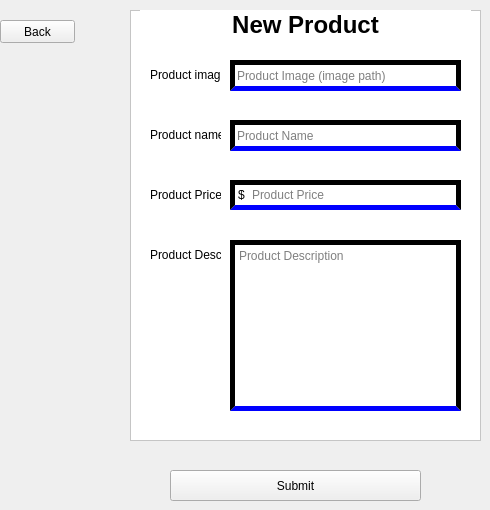
       <widget class="QWidget" name="page_3">
        <widget class="QPushButton" name="create_store_submit_button">
         <property name="geometry">
          <rect>
           <x>170</x>
           <y>470</y>
           <width>251</width>
           <height>31</height>
          </rect>
         </property>
         <property name="styleSheet">
          <string notr="true">
QPushButton {
                
	background-color: blue;
                border: none;
                border-radius: 5px;

				color: white
            }
QPushButton:hover {
                background-color: gray;
            };
</string>
         </property>
         <property name="text">
          <string>Submit</string>
         </property>
        </widget>
        <widget class="QFrame" name="frame_3">
         <property name="geometry">
          <rect>
           <x>130</x>
           <y>10</y>
           <width>351</width>
           <height>431</height>
          </rect>
         </property>
         <property name="styleSheet">
          <string notr="true">background-color: rgb(255, 255, 255);</string>
         </property>
         <property name="frameShape">
          <enum>QFrame::StyledPanel</enum>
         </property>
         <property name="frameShadow">
          <enum>QFrame::Raised</enum>
         </property>
         <widget class="QLineEdit" name="mall_name_edit_2">
          <property name="geometry">
           <rect>
            <x>100</x>
            <y>110</y>
            <width>231</width>
            <height>31</height>
           </rect>
          </property>
          <property name="styleSheet">
           <string notr="true">font: 8pt &quot;CentSchbkCyrill BT&quot;;
text-decoration: none;
border: 5px solid;
border-bottom-color: blue</string>
          </property>
          <property name="text">
           <string/>
          </property>
          <property name="placeholderText">
           <string>Product Name</string>
          </property>
          <property name="clearButtonEnabled">
           <bool>true</bool>
          </property>
         </widget>
         <widget class="QLabel" name="fill_in_details_label_2">
          <property name="geometry">
           <rect>
            <x>10</x>
            <y>0</y>
            <width>331</width>
            <height>31</height>
           </rect>
          </property>
          <property name="styleSheet">
           <string notr="true">border: none</string>
          </property>
          <property name="text">
           <string>&lt;html&gt;&lt;head/&gt;&lt;body&gt;&lt;p&gt;&lt;span style=&quot; font-size:18pt; font-weight:600;&quot;&gt;New Product&lt;/span&gt;&lt;/p&gt;&lt;/body&gt;&lt;/html&gt;</string>
          </property>
          <property name="alignment">
           <set>Qt::AlignCenter</set>
          </property>
         </widget>
         <widget class="QLabel" name="mall_name_label_2">
          <property name="geometry">
           <rect>
            <x>20</x>
            <y>110</y>
            <width>71</width>
            <height>31</height>
           </rect>
          </property>
          <property name="styleSheet">
           <string notr="true">border: none</string>
          </property>
          <property name="text">
           <string>&lt;html&gt;&lt;head/&gt;&lt;body&gt;&lt;p align=&quot;center&quot;&gt;Product name:&lt;/p&gt;&lt;/body&gt;&lt;/html&gt;</string>
          </property>
         </widget>
         <widget class="QLabel" name="mall_address_label_2">
          <property name="geometry">
           <rect>
            <x>20</x>
            <y>170</y>
            <width>71</width>
            <height>31</height>
           </rect>
          </property>
          <property name="styleSheet">
           <string notr="true">border: none</string>
          </property>
          <property name="text">
           <string>&lt;html&gt;&lt;head/&gt;&lt;body&gt;&lt;p align=&quot;center&quot;&gt;Product Price:&lt;/p&gt;&lt;/body&gt;&lt;/html&gt;</string>
          </property>
         </widget>
         <widget class="QLabel" name="mall_owner_label_2">
          <property name="geometry">
           <rect>
            <x>20</x>
            <y>50</y>
            <width>71</width>
            <height>31</height>
           </rect>
          </property>
          <property name="styleSheet">
           <string notr="true">border: none</string>
          </property>
          <property name="text">
           <string>&lt;html&gt;&lt;head/&gt;&lt;body&gt;&lt;p align=&quot;center&quot;&gt;Product image:&lt;/p&gt;&lt;/body&gt;&lt;/html&gt;</string>
          </property>
         </widget>
         <widget class="QLabel" name="mall_logo_label_2">
          <property name="geometry">
           <rect>
            <x>20</x>
            <y>230</y>
            <width>71</width>
            <height>31</height>
           </rect>
          </property>
          <property name="styleSheet">
           <string notr="true">border: none</string>
          </property>
          <property name="text">
           <string>&lt;html&gt;&lt;head/&gt;&lt;body&gt;&lt;p align=&quot;center&quot;&gt;Product Desc:&lt;/p&gt;&lt;/body&gt;&lt;/html&gt;</string>
          </property>
         </widget>
         <widget class="QLineEdit" name="mall_address_edit_2">
          <property name="geometry">
           <rect>
            <x>120</x>
            <y>170</y>
            <width>211</width>
            <height>30</height>
           </rect>
          </property>
          <property name="styleSheet">
           <string notr="true">font: 8pt &quot;CentSchbkCyrill BT&quot;;
text-decoration: none;
border: 5px solid;
border-left: none;
border-bottom-color: blue</string>
          </property>
          <property name="text">
           <string/>
          </property>
          <property name="readOnly">
           <bool>false</bool>
          </property>
          <property name="placeholderText">
           <string>Product Price</string>
          </property>
          <property name="clearButtonEnabled">
           <bool>true</bool>
          </property>
         </widget>
         <widget class="QLineEdit" name="mall_logo_edit_2">
          <property name="geometry">
           <rect>
            <x>100</x>
            <y>50</y>
            <width>231</width>
            <height>31</height>
           </rect>
          </property>
          <property name="styleSheet">
           <string notr="true">font: 8pt &quot;CentSchbkCyrill BT&quot;;
text-decoration: none;
border: 5px solid;
border-bottom-color: blue</string>
          </property>
          <property name="text">
           <string/>
          </property>
          <property name="placeholderText">
           <string>Product Image (image path)</string>
          </property>
          <property name="clearButtonEnabled">
           <bool>true</bool>
          </property>
         </widget>
         <widget class="QLabel" name="label_3">
          <property name="geometry">
           <rect>
            <x>100</x>
            <y>170</y>
            <width>21</width>
            <height>30</height>
           </rect>
          </property>
          <property name="styleSheet">
           <string notr="true">font: 8pt &quot;CentSchbkCyrill BT&quot;;
text-decoration: none;
border: 5px solid;
border-right: none;
border-bottom-color: blue</string>
          </property>
          <property name="text">
           <string>$</string>
          </property>
         </widget>
         <widget class="QTextEdit" name="textEdit_2">
          <property name="geometry">
           <rect>
            <x>100</x>
            <y>230</y>
            <width>231</width>
            <height>171</height>
           </rect>
          </property>
          <property name="styleSheet">
           <string notr="true">font: 8pt &quot;CentSchbkCyrill BT&quot;;
text-decoration: none;
border: 5px solid;
border-bottom-color: blue</string>
          </property>
          <property name="placeholderText">
           <string>Product Description</string>
          </property>
         </widget>
        </widget>
        <widget class="QPushButton" name="back_to_products_page_button_3">
         <property name="geometry">
          <rect>
           <x>0</x>
           <y>20</y>
           <width>75</width>
           <height>23</height>
          </rect>
         </property>
         <property name="styleSheet">
          <string notr="true">
QPushButton {
                
	background-color: blue;
                border: none;
                border-radius: 5px;

				color: white
            }
QPushButton:hover {
                background-color: gray;
            };
</string>
         </property>
         <property name="text">
          <string>Back</string>
         </property>
        </widget>
       </widget>
